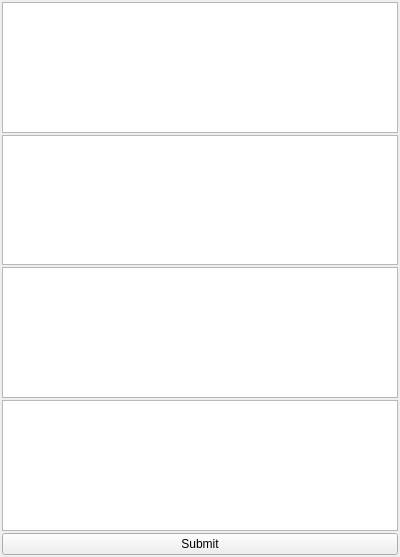
<?xml version="1.0" encoding="UTF-8"?>
<ui version="4.0">
 <class>TextWindow</class>
 <widget class="QWidget" name="TextWindow">
  <property name="geometry">
   <rect>
    <x>0</x>
    <y>0</y>
    <width>400</width>
    <height>557</height>
   </rect>
  </property>
  <property name="windowTitle">
   <string>Text</string>
  </property>
  <layout class="QVBoxLayout" name="verticalLayout">
   <property name="spacing">
    <number>2</number>
   </property>
   <property name="leftMargin">
    <number>2</number>
   </property>
   <property name="topMargin">
    <number>2</number>
   </property>
   <property name="rightMargin">
    <number>2</number>
   </property>
   <property name="bottomMargin">
    <number>2</number>
   </property>
   <item>
    <widget class="SceneTreeView" name="outliner">
     <property name="dragEnabled">
      <bool>true</bool>
     </property>
     <property name="dragDropMode">
      <enum>QAbstractItemView::DragDrop</enum>
     </property>
     <property name="defaultDropAction">
      <enum>Qt::CopyAction</enum>
     </property>
    </widget>
   </item>
   <item>
    <widget class="QTreeView" name="propertiesView"/>
   </item>
   <item>
    <widget class="QPlainTextEdit" name="shaderEdit">
     <property name="lineWrapMode">
      <enum>QPlainTextEdit::NoWrap</enum>
     </property>
    </widget>
   </item>
   <item>
    <widget class="QTreeView" name="uniformsView"/>
   </item>
   <item>
    <widget class="QPushButton" name="submitButton">
     <property name="text">
      <string>Submit</string>
     </property>
    </widget>
   </item>
  </layout>
 </widget>
 <customwidgets>
  <customwidget>
   <class>SceneTreeView</class>
   <extends>QTreeView</extends>
   <header>SceneTreeView.h</header>
  </customwidget>
 </customwidgets>
 <resources/>
 <connections/>
</ui>
